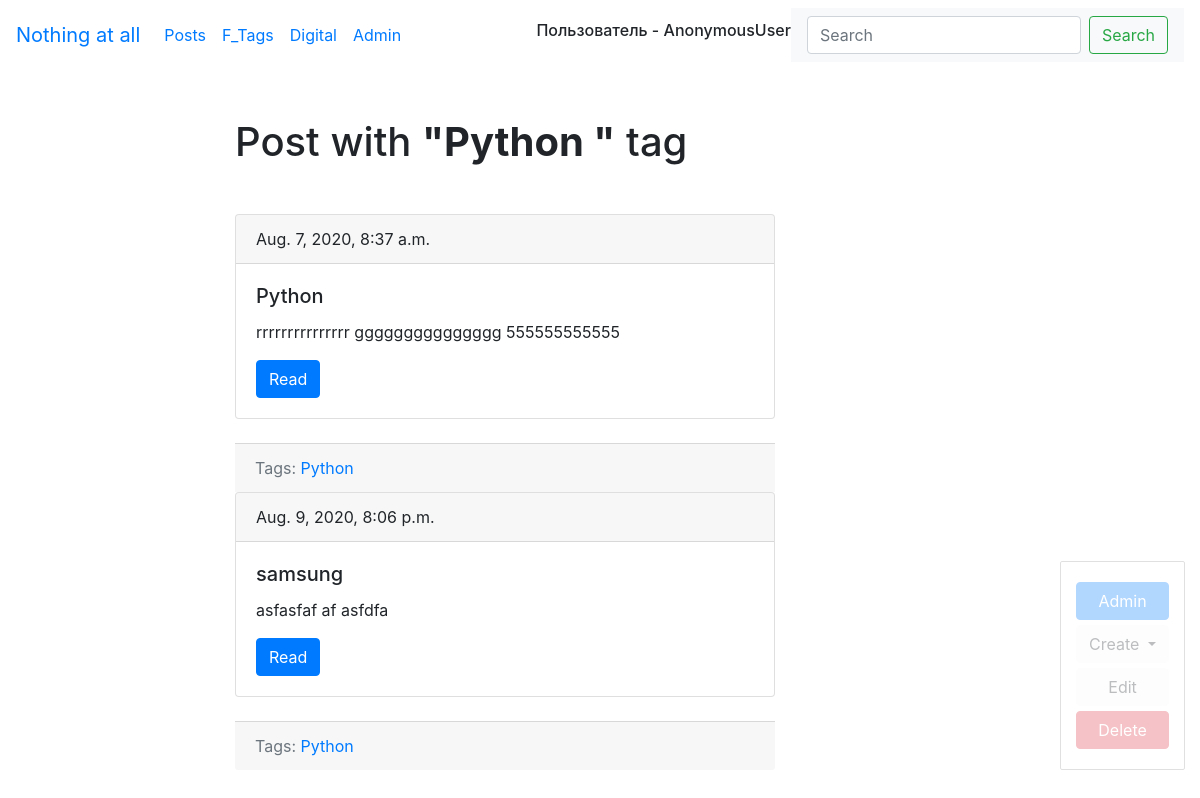
/digital_site/tag/3-0/, run on the app's committed database.
### digital_site/models.py (models this page shows, shortened)
class Tag(models.Model):
    title = models.CharField(max_length=50)
    slug = models.SlugField(max_length=50, unique=True)
    def get_absolute_url(self):
        return reverse('tag_detail_url', kwargs={'slug': self.slug})
    def get_update_url(self):
        return reverse('tag_update_url', kwargs={'slug': self.slug})
    def get_delete_url(self):
        return reverse('tag_delete_url', kwargs={'slug': self.slug})
    class Meta:
        ordering = ['title']

class Post(models.Model):
    title = models.CharField(max_length=150, db_index=True)
    slug = models.SlugField(max_length=150, blank=True, unique=True)
    body = models.TextField(blank=True, db_index=True)
    tags = models.ManyToManyField('Tag', blank=True, related_name='posts')
    date_pub = models.DateTimeField(auto_now_add=True)
    def get_absolute_url(self):
        return reverse('post_detail_url', kwargs={'slug': self.slug})
    class Meta:
        ordering = ['date_pub']

### digital_site/views.py (the view)
# urls.py: path('tag/<str:slug>/', TagDetail.as_view(), name='tag_detail_url'),
class TagDetail(ObjectDetailMixin, View):
    model = Tag
    template = 'digital_site/tag_detail.html'

### digital_site/utils.py (called while the page is built)
    def get(self,request,slug):
        n = get_object_or_404(self.model, slug__iexact=slug)
        return render(request, self.template, context={self.model.__name__.lower(): n, 'admin_obj':n, 'detail_view':True})

### digital_site/templates/digital_site/tag_detail.html (shortened to what this page needs)
{% extends 'digital_site/base_blog.html' %}
{% block content %}
<h1 class="mb-5"> Post with <b>"{{ tag.title|title}} "</b> tag </h1>
    {% for n in tag.posts.all %}
        <div class="card mb-4">
          <div class="card-header">
                {{ n.date_pub}}
          </div>
          <div class="card-body">
            <h5 class="card-title">{{n.title}}</h5>
            <p class="card-text">{{n.body|truncatewords:15}}</p>
            <a href="{{ n.get_absolute_url }}" class="btn btn-primary">Read</a>
          </div>
        </div>
    <div class="card-footer text-muted">
            Tags:
         <a href="{{ tag.get_absolute_url }}"> {{ tag.title }} </a>
     </div>
    {% endfor %}
{% endblock %}

### data on the page
Tag: title "Python"
Post: date_pub "Aug. 7, 2020, 8:37 a.m.", title "Python", body "rrrrrrrrrrrrrrr ggggggggggggggg 555555555555"
Post: date_pub "Aug. 9, 2020, 8:06 p.m.", title "samsung", body "asfasfaf af asfdfa"

### other printed values
{{ request.user }} "AnonymousUser"
